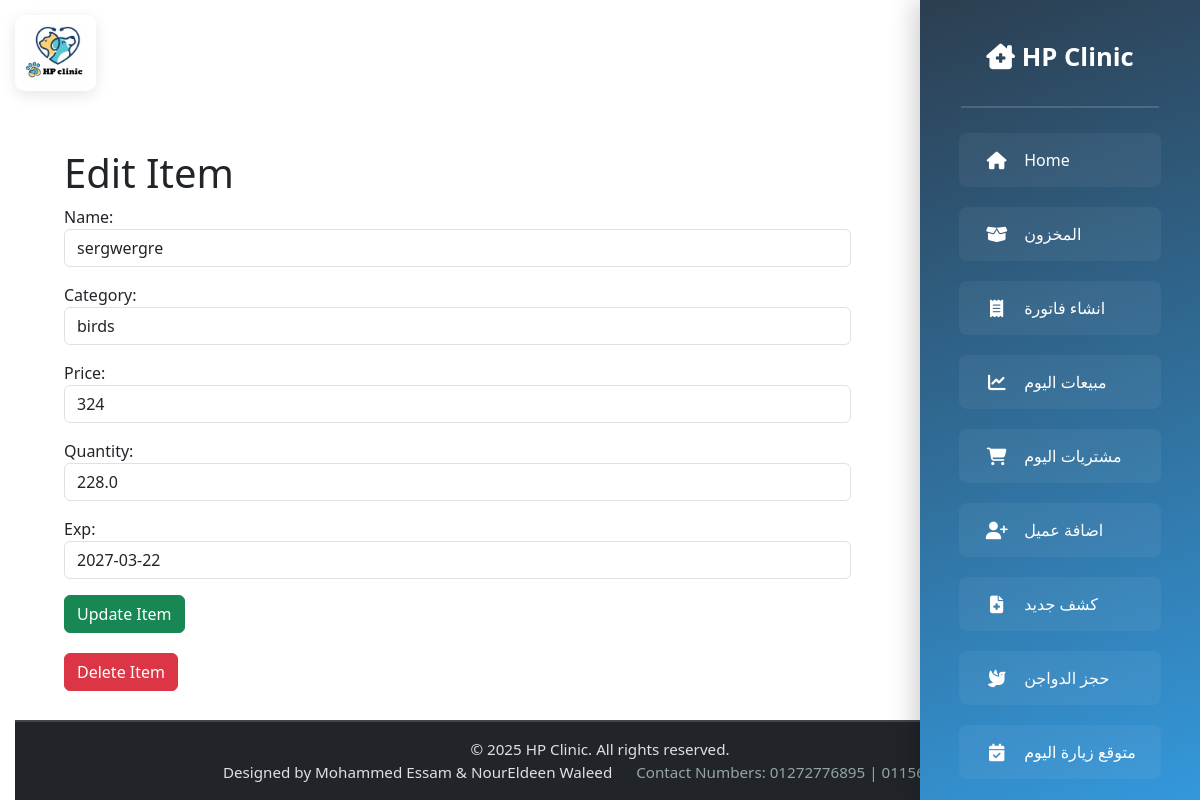
The app's page /items/edit/40/ (signed in), older data.
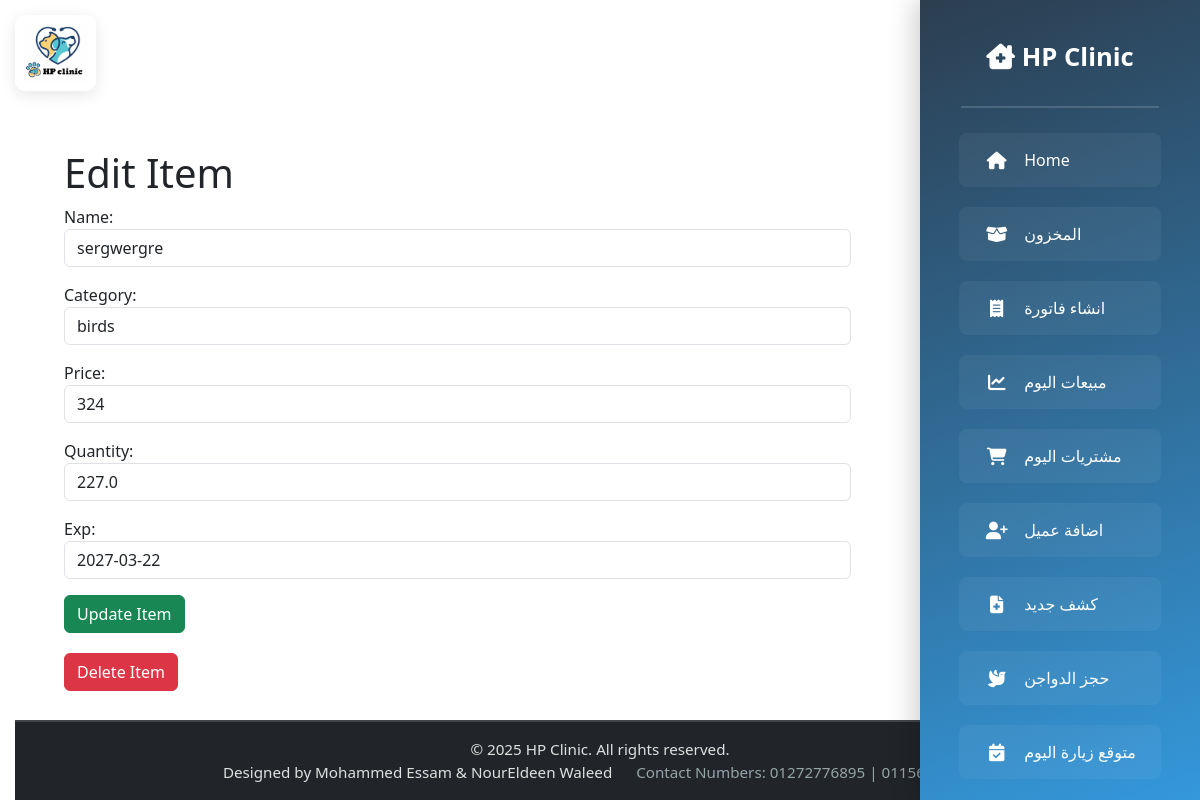
The same page, newer data.
### prices/models.py (models this page shows, shortened)
class Item(models.Model):
    name = models.CharField(max_length=100)
    category = models.ForeignKey(Category, on_delete=models.CASCADE)
    price = models.IntegerField()
    quantity = models.FloatField()  # Changed to FloatField
    exp = models.DateField(default=datetime.date.today, null=True, blank=True)
    is_deleted = models.BooleanField(default=False)

class Category(models.Model):
    name = models.CharField(max_length=100, unique=True)
    def __str__(self):
        return self.name

### vetlogin/views.py (the view)
    def wrapper(request, *args, **kwargs):
        if request.user.username not in ALLOWED_USERS:
            return HttpResponseForbidden("You are not authorized to access this page.")
        return view_func(request, *args, **kwargs)

### prices/forms.py
class ItemForm(forms.ModelForm):
    class Meta:
        model = Item
        fields = ['name', 'category', 'price', 'quantity', 'exp']
    def __init__(self, *args, **kwargs):
        super(ItemForm, self).__init__(*args, **kwargs)
        self.fields['name'].widget.attrs.update({'class': 'form-control', 'placeholder': 'Item Name'})
        self.fields['category'].widget.attrs.update({'class': 'form-control'})
        self.fields['price'].widget.attrs.update({'class': 'form-control', 'placeholder': 'Price'})
        self.fields['quantity'].widget.attrs.update({'class': 'form-control', 'placeholder': 'Quantity'})
        self.fields['exp'].widget.attrs.update({'class': 'form-control', 'placeholder': 'Expiration Date'})

### vetlogin/views.py (called while the page is built)
def user_restricted(view_func):
    def wrapper(request, *args, **kwargs):
        if request.user.username not in ALLOWED_USERS:
            return HttpResponseForbidden("You are not authorized to access this page.")
        return view_func(request, *args, **kwargs)
    return wrapper

### templates/pricespage/edit_item.html (shortened to what this page needs)
{% extends 'base.html' %}
{% load static %}
{% block content %}
<div class="container">
    <h1>Edit Item</h1>
    <form method="post">
        {{ form.as_p }}
        <button type="submit" class="btn btn-success">Update Item</button>
    </form>
    <form method="post" action="{% url 'delete_item' item.id %}" style="margin-top: 20px;">
        <button type="submit" class="btn btn-danger" onclick="return confirm('Are you sure you want to delete this item?')">Delete Item</button>
    </form>
</div>
{% endblock %}

Row changes from the older to the newer data that the page shows:
changed Item "birds": quantity "228.0" → "227.0"
